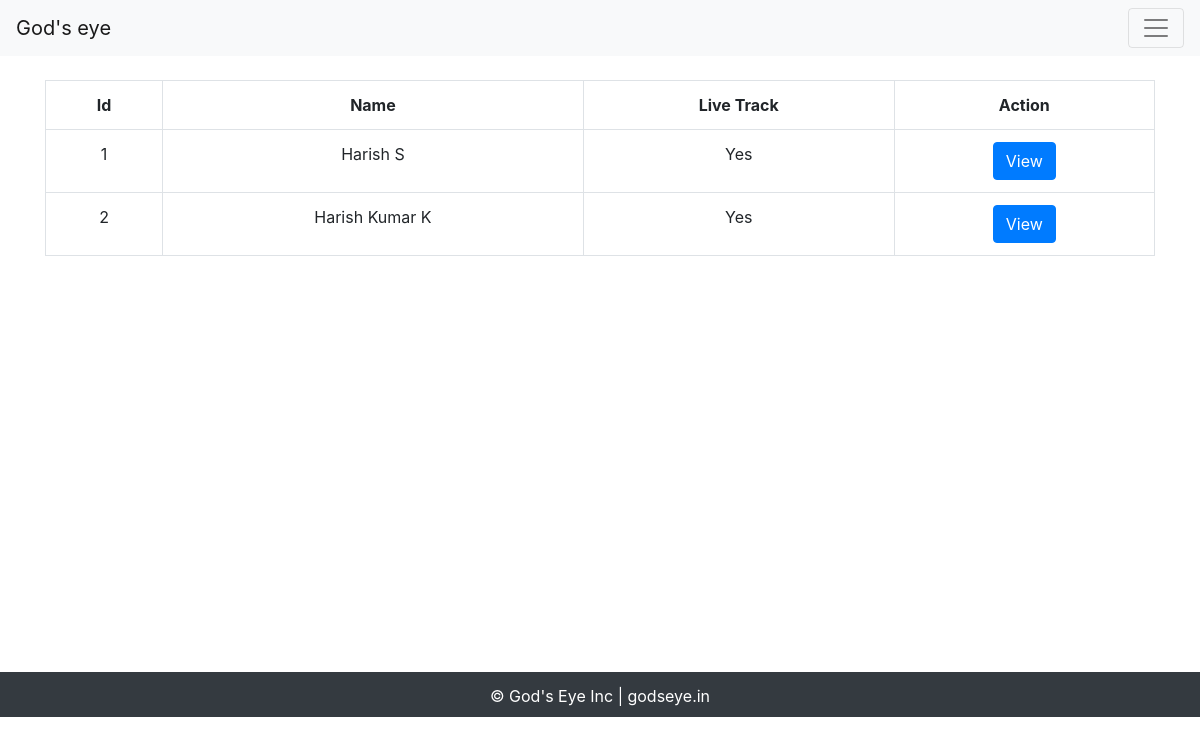
The page / on the database its author committed.
### server.py (models this page shows)
@dataclass
class Person(db.Model):
    id: int
    name: str
    file: str
    disc: str
    live_track: bool
    date: str
    id = db.Column(db.Integer, primary_key=True)
    name = db.Column(db.String(100))
    file = db.Column(db.String(100))
    disc = db.Column(db.String(500))
    live_track = db.Column(db.Boolean)
    date = db.Column(db.DateTime)

### server.py (the view)
@app.route('/')
def index():
    persons = Person.query.all()
    title = "Home | God's Eye"
    return render_template('index.html', photo_list=persons, title=title)

### templates/index.html
{% extends 'base.html' %}
{% block content %}
<div class="container list-photos mt-4">
    <table class="table table-bordered text-center">
        <tr>
            <th>
                Id
            </th>
            <th>
                Name
            </th>
            <th>
              Live Track
            </th>
            <th>
                Action
            </th>
        </tr>
        {% for person in photo_list %}
        <tr>
            <td>
                {{ person.id }}
            </td>
            <td>
                {{ person.name }}
            </td>
            <td>
              {% if person.live_track %}
                Yes
              {% else %}
                No
              {% endif %}
            </td>
            <td>
                <a href="/view/{{ person.id }}" class="btn btn-primary">View</a>
            </td>
        </tr>
        {% endfor %}
    </table>
</div>
{% endblock %}

### rows shown on the page
Person: id "1", name "Harish S", live_track "Yes"
Person: id "2", name "Harish Kumar K", live_track "Yes"
